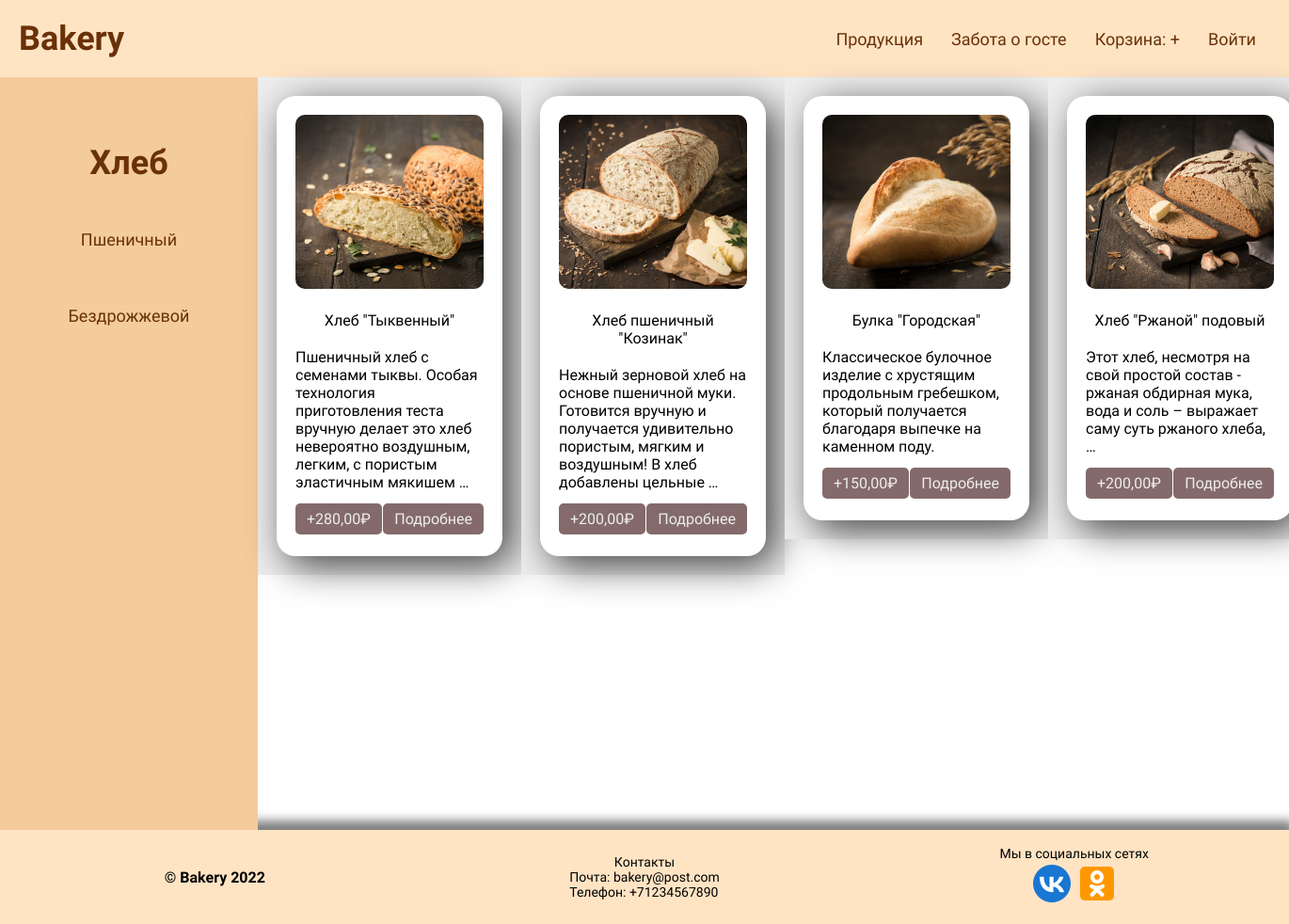
The page /category/bread/ on the database its author committed.
### catalog/models.py (models this page shows, shortened)
class Category(models.Model):
    title = models.CharField(max_length=100, db_index=True, verbose_name='Название')
    slug = models.SlugField(max_length=100, unique=True, db_index=True, verbose_name='URL')
    objects = CategoryManager()
    def __str__(self):
        return self.title

class Product(models.Model):
    MIN_RESOLUTION = (400, 400)
    MAX_RESOLUTION = (1000, 1000)
    MAX_IMAGE_SIZE = 3145728
    class Meta:
        abstract = True
    title = models.CharField(max_length=150, db_index=True, verbose_name='Название')
    slug = models.SlugField(max_length=150, unique=True, db_index=True, verbose_name='URL')
    description = models.TextField(verbose_name='Описание', null=True)
    structure = models.TextField(verbose_name='Состав', null=True)
    weight = models.SmallIntegerField(verbose_name='Вес')
    image = models.ImageField(upload_to="image/%Y/%m/%d", verbose_name='Изображение')
    price = models.DecimalField(max_digits=10, decimal_places=2, verbose_name='Цена')
    category = models.ForeignKey('Category', on_delete=models.CASCADE, verbose_name='Категория')

class Bread(Product):
    type = models.CharField(max_length=100, verbose_name='Вид хлеба')
    def __str__(self):
        return f'{self.category.title}: {self.title}'

### catalog/views.py (the view)
# urls.py: path('category/<str:slug>/', CategoryDetailView.as_view(), name='product_category'),
class CategoryDetailView(CategoryDetailMixin, DetailView):
    def get(self, request, *args, **kwargs):
        category = Category.objects.get(slug=kwargs['slug'])
        products = LatestProducts.objects.get_products_for_category(kwargs['slug'])
        types = list(set(prod.type for prod in products))
        context = {
            'category': category,
            'products': products,
            'types': types,
        }
        print(context)
        return render(request, 'catalog/product_category.html', context)

### catalog/models.py (called while the page is built)
    @staticmethod
    def get_products_for_category(*args, **kwargs):
        products = []
        ct_models = ContentType.objects.filter(model__in=args)
        for ct_model in ct_models:
            model_products = ct_model.model_class()._base_manager.all()
            print(model_products)
            products.extend(model_products)
        return products

    def get_queryset(self):
        return super().get_queryset()

### catalog/templates/catalog/product_category.html
{% extends 'catalog/base.html' %}
{% block content %}
{% load static %}
<link rel="stylesheet" href="{% static 'catalog/css/product_category.css' %}" type="text/css">
<div class="conteiner">
        <div class="sidebar">
            <div class="sidebar-inner">
                <div class="sidebar-title">
                    {{ category.title }}
                </div>
                {% for type in types %}
                <ul class="sidebar-menu">
                    <li class="sidebar-menu-item"><a class="sidebar-menu-link" href="#">{{ type }}</a></li>
                {% endfor %}
                </ul>
            </div>
        </div>
        {% for product in products %}
        <div class="content">
            <div class="content-inner">
                <div class="cart">
                    <div class="cart-img-box">
                        <img class='cart-img' src="{{ product.image.url }}">
                    </div>
                    <div class="cart-title">
                        {{ product.title }}
                    </div>
                    <div class="cart-content">
                        {{ product.description|truncatewords:20 }}
                    </div>
                    <ul class="btn-keeper">
                        <li class="content-btn"><a class="btn" href="#">+{{product.price}}₽</a></li>
                        <li class="content-btn"><a class="btn" href="#">Подробнее</a></li>
                    </ul>
                </div>
            </div>
        </div>
        {% endfor %}
    </div>
{% endblock %}

### catalog/static/catalog/css/style.css (style rules this page uses)
html, body { margin: 0; padding: 0; }
* { box-sizing: border-box; }

### catalog/static/catalog/css/product_category.css (style rules this page uses)
.conteiner { width: 100%; min-height: 100vh; display: flex; }
.sidebar { min-width: 20%; padding-top: 40px; padding-bottom: 40px; display: flex; justify-content: center; background-color: rgb(244, 204, 155); }
.sidebar-inner { width: 100%; }
.sidebar-title { margin: 30px; text-align: center; font-family: Oswald; font-size: 36px; font-weight: 600; color: rgb(106, 49, 8); }
.sidebar-menu-item { margin-top: 20px; margin-bottom: 20px; list-style: none; }
.sidebar-menu-link { padding: 20px; display: flex; justify-content: center; text-decoration: none; color: rgb(106, 49, 8); transition: all .3s; }
.sidebar-menu { text-align: center; font-family: Oswald; font-size: 18px; font-weight: 500; }
.content { width: 80%; height: 100%; background-color: #eee; }
.content-inner { height: 100%; display: flex; flex-wrap: wrap; }
.cart { width: 240px; min-height: 400px; border-radius: 20px; margin: 20px; padding: 20px; background-color: #fff; box-shadow: 10px 10px 40px #434040; }
.cart-img { width: 200px; border-radius: 10px; box-sizing: border-box; }
.cart-title { margin-top: 20px; font-family: Oswald; font-size: 16px; font-weight: 500; text-align: center; }
.cart-content { margin-top: 20px; font-family: Oswald; font-size: 16px; font-weight: 400; }
.btn-keeper { display: flex; justify-content: space-between; align-items: center; }
.content-btn { margin-top: 20px; margin-bottom: 10px; list-style: none; }
.btn { background-color: #846A6A; padding: 7px 12px; text-decoration: none; color: #eee; font-family: Oswald; font-size: 16px; font-weight: 400; border-radius: 5px; }

### rows shown on the page
Category: title "Хлеб"
Bread: types "Пшеничный", image (picture), title "Хлеб \"Тыквенный\"", description "Пшеничный хлеб с семенами тыквы. Особая технология приготовления теста вручную делает это хлеб невероятно воздушным, легким, с пористым эластичным мякишем …", price "280,00"
Bread: types "Бездрожжевой", image (picture), title "Хлеб \"Ржаной\" подовый", description "Этот хлеб, несмотря на свой простой состав - ржаная обдирная мука, вода и соль – выражает саму суть ржаного хлеба, …", price "200,00"
Bread: image (picture), title "Хлеб пшеничный \"Козинак\"", description "Нежный зерновой хлеб на основе пшеничной муки. Готовится вручную и получается удивительно пористым, мягким и воздушным! В хлеб добавлены цельные …", price "200,00"
Bread: image (picture), title "Булка \"Городская\"", description "Классическое булочное изделие с хрустящим продольным гребешком, который получается благодаря выпечке на каменном поду.", price "150,00"
